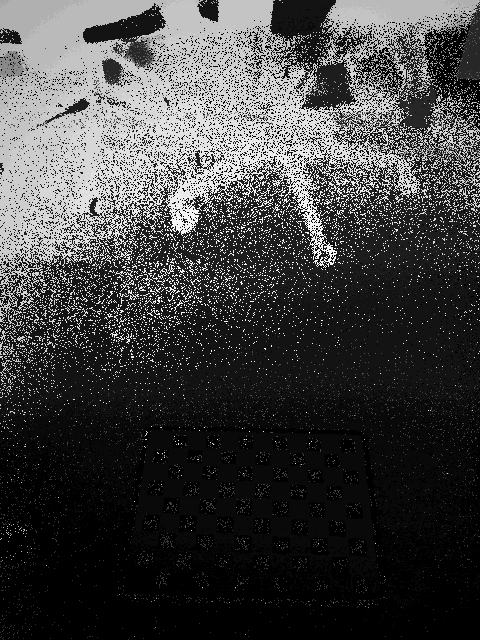
#> input picture windows_control/ASR/1519.png, 480 x 640 px; its folder holds only this picture in this run
$ python depth2Visible.py
#> lines starting #> are read from the running program, lines starting #| are printed output that depends on the picture
# coding = utf8
import os

import numpy as np

os.path.abspath("..")
"""
    @Project:PycharmProjects
    @File:depth2Visible.py
    @Author:十二点前要睡觉
    @Date:2021/12/29 17:18
"""
import cv2
import os.path
import glob
from PIL import Image


def convertPNG2RGB(pngfile, outdir):
    # Depth to RGB
    # 读取16位深度图（像素范围0～65535），并将其转化为8位（像素范围0～255）
#> called with pngfile = './1519.png', outdir = './transformerRGB/'
    uint16_img = cv2.imread(pngfile, -1)  # 在cv2.imread参数中加入-1，表示不改变读取图像的类型直接读取，否则默认的读取类型为8位。
#> uint16_img is the input picture: shape (640, 480) uint16; min 0, max 6820, mean 1810.8
    uint16_img -= uint16_img.min()
    uint16_img = uint16_img / (uint16_img.max() - uint16_img.min())
    uint16_img *= 255
    # 使得越近的地方深度值越大，越远的地方深度值越小，以达到伪彩色图近蓝远红的目的。
    uint16_img = 255 - uint16_img
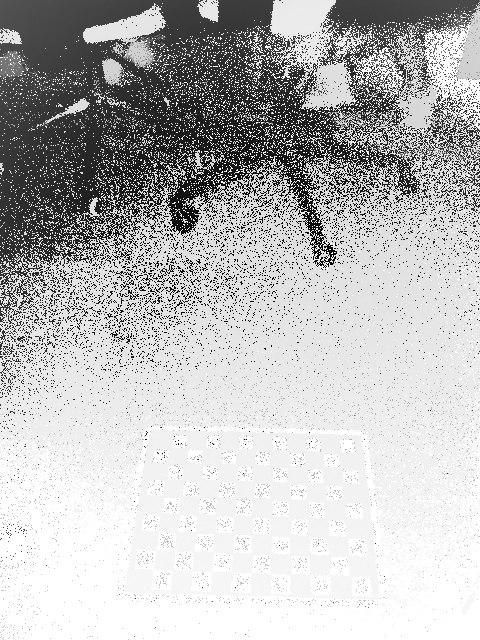
#> uint16_img: shape (640, 480) float64; min 0, max 255, mean 187.3

    # cv2 中的色度图有十几种，其中最常用的是 cv2.COLORMAP_JET，蓝色表示较高的深度值，红色表示较低的深度值。
    # cv.convertScaleAbs() 函数中的 alpha 的大小与深度图中的有效距离有关，如果像我一样默认深度图中的所有深度值都在有效距离内，并已经手动将16位深度转化为了8位深度，则 alpha 可以设为1。
    im_color = cv2.applyColorMap(cv2.convertScaleAbs(uint16_img, alpha=1), cv2.COLORMAP_JET)
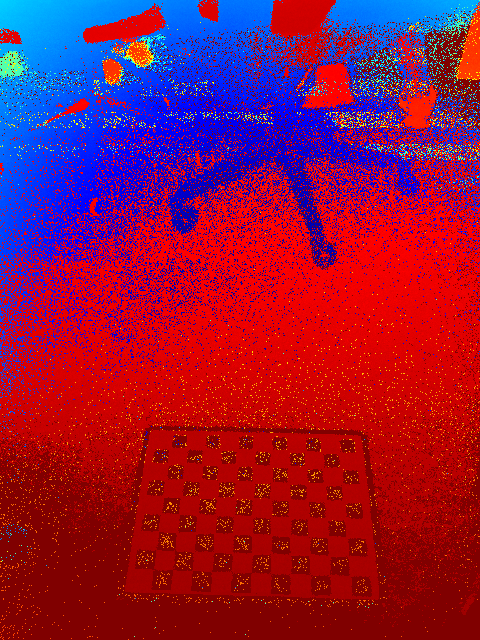
#> im_color: shape (640, 480, 3); mean B, G, R 63, 19.1, 141.7
    # convert to mat png
    im = Image.fromarray(im_color)
    im.save(os.path.join(outdir, os.path.basename(pngfile)))


def convertPNG2Gray(pngfile, outdir):
    # Depth to 灰度
#> called with pngfile = './1519.png', outdir = './transformerGray/'
    uint8_img = cv2.imread(pngfile)
    uint16_img = cv2.imread(pngfile, -1)
    uint16_img -= uint16_img.min()
    uint16_img = uint16_img / (uint16_img.max() - uint16_img.min())
    uint16_img *= 255
    new_uint16_img = uint16_img.astype(np.uint8)

    im = Image.fromarray(new_uint16_img)
    im.save(os.path.join(outdir, os.path.basename(pngfile)))


if __name__ == '__main__':
    for pngfile in glob.glob("./*.png"):  # C:/Users/BAMBOO/Desktop/source pics/rgbd_6/depth/*.png
        convertPNG2RGB(pngfile, "./transformerRGB/")  # C:/Users/BAMBOO/Desktop/source pics/rgbd_6/color
        convertPNG2Gray(pngfile, "./transformerGray/")  # C:/Users/BAMBOO/Desktop/source pics/rgbd_6/color
